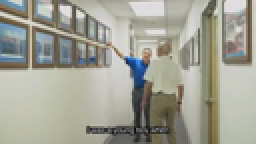
#> input picture .qual-scratch/dense_test/d_0001.png, 128 x 72 px (shown 2 times larger)
$ python qi_probe.py dense_test/d_0001.png
#> lines starting #> are read from the running program, lines starting #| are printed output that depends on the picture
"""Objective image quality probes for QUOTEIMAGE outputs (no mocks; measurements only)."""
from __future__ import annotations

import json
import sys
from pathlib import Path

import numpy as np
from PIL import Image, ImageChops, ImageFilter


def analyze(path: Path) -> dict:
    with Image.open(path) as im:
#> im is the input picture: PIL image 128x72 RGB; mean R, G, B 160.7, 160.8, 149
        im = im.convert("RGB")
    w, h = im.size
#> w = 128; h = 72
    gray = np.array(im.convert("L"), dtype=np.float32)
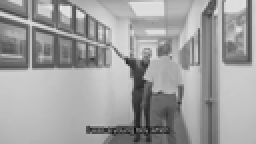
#> gray: shape (72, 128) float32 (shown 2 times larger); min 12, max 233, mean 159.4
    rgb = np.array(im, dtype=np.float32)

    # edge map (like gates use)
    g_pil = im.convert("L")
    edges = np.array(ImageChops.subtract(g_pil, g_pil.filter(ImageFilter.MinFilter(3))), dtype=np.uint8)
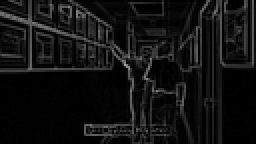
#> edges: shape (72, 128) (shown 2 times larger); min 0, max 165, mean 17.5
    edge_bin = edges > 35
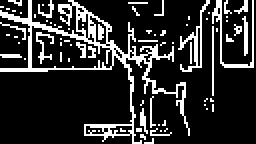
#> edge_bin: shape (72, 128) bool (shown 2 times larger); 17.9% white in thin lines or dots

    # row-wise edge density to find text blocks
    row_density = np.mean(edge_bin, axis=1)
#> row_density = 72 values, max 0.508 at index 34, min 0.0312 at index 36, mean 0.179
    blocks = []
    in_block = False
    start = 0
    for y, d in enumerate(row_density):
        if d > 0.015:
            if not in_block:
                in_block = True
                start = y
        else:
            if in_block:
                in_block = False
                if y - start >= 6:
                    blocks.append((start, y))
#> this loop made 72 passes
#> (d, in_block, start) on pass 1: (0.164, True, 0)
#> d on passes 2 to 7: 0.242, 0.227, 0.234, 0.219, 0.25, 0.281
#> after the loop, blocks = []; in_block = True; start = 0
    if in_block and h - start >= 6:
        blocks.append((start, h))

    strips = []
    for (y0, y1) in blocks[-8:]:
        seg = rgb[y0:y1, :, :]
        seg_g = gray[y0:y1, :]
        seg_e = edge_bin[y0:y1, :]
        # saturation
        mx = seg.max(axis=2)
        mn = seg.min(axis=2)
        sat = np.where(mx > 0, (mx - mn) / np.maximum(mx, 1), 0)
        strips.append(
            {
                "y": [int(y0), int(y1)],
                "h": int(y1 - y0),
                "mean": round(float(seg.mean()), 2),
                "std": round(float(seg.std()), 2),
                "sat_mean": round(float(sat.mean()), 4),
                "sat_std": round(float(sat.std()), 4),
                "edge_density": round(float(seg_e.mean()), 4),
                "uniqueness": round(float(len(np.unique(seg.reshape(-1, 3), axis=0))), 1),
            }
        )
#> this loop made 1 pass
#> (y0, y1) on pass 1: (0, 72)
#> pass 1, in analyze, `mx = seg.max(axis=2)`:
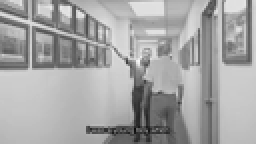
#> mx: shape (72, 128) float32 (shown 2 times larger); min 12, max 247, mean 164.7
#> pass 1, in analyze, `mn = seg.min(axis=2)`:
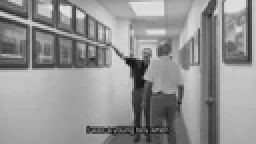
#> mn: shape (72, 128) float32 (shown 2 times larger); min 12, max 232, mean 145.9
#> pass 1, in analyze, `sat = np.where(mx > 0, (mx - mn) / np.maximum(mx, 1), 0)`:
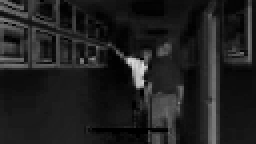
#> sat: shape (72, 128) float32 (shown 2 times larger); min 0, max 0.884, mean 0.126
#> after the loop, strips = 1 item

    # horizontal extent of text per strip: which columns have edge energy
    extents = []
    for (y0, y1) in blocks[-8:]:
        seg_e = edge_bin[y0:y1, :]
        col_has = np.where(seg_e.any(axis=0))[0]
        if len(col_has):
            extents.append([int(col_has[0]), int(col_has[-1])])
        else:
            extents.append(None)
#> after the loop, extents = [[0, 126]]

    # pairwise strip diffs (adjacent)
    diffs = []
    for i in range(len(blocks) - 1):
        a = blocks[i]
        b = blocks[i + 1]
        ha = a[1] - a[0]
        hb = b[1] - b[0]
        mh = min(ha, hb)
        sa = rgb[a[0] : a[0] + mh, :, :]
        sb = rgb[b[0] : b[0] + mh, :, :]
        d = float(np.mean(np.abs(sa - sb)))
        ea = edge_bin[a[0] : a[0] + mh, :]
        eb = edge_bin[b[0] : b[0] + mh, :]
        iou = float(np.sum(ea & eb) / max(1, np.sum(ea | eb)))
        diffs.append({"pair": [i, i + 1], "diff": round(d, 2), "iou": round(iou, 4)})
#> this loop made 0 passes
#> after the loop, diffs = []

    # dark row runs in bottom 45%
    b0 = int(h * 0.45)
#> b0 = 32
    bottom = gray[b0:, :]
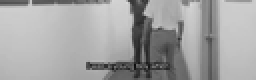
#> bottom: shape (40, 128) float32 (shown 2 times larger); min 12, max 217, mean 162
    row_means = bottom.mean(axis=1)
#> row_means = 40 values, max 184.7 at index 6, min 131.5 at index 34, mean 162
    overall = float(gray.mean())
#> overall = 159.4
    dark = (row_means < 20.0) | ((overall > 150.0) & (row_means < 55.0))
    max_dark = 0
    cur = 0
    for dd in dark:
        if dd:
            cur += 1
            max_dark = max(max_dark, cur)
        else:
            cur = 0
#> this loop made 40 passes

    # border edge density
    bw = w
#> bw = 128
    margin_x = max(8, int(bw * 0.015))
#> margin_x = 8
    left_d = float(edge_bin[b0:, :margin_x].mean() * 100)
#> left_d = 5
    right_d = float(edge_bin[b0:, -margin_x:].mean() * 100)
#> right_d = 4.06

    return {
        "path": str(path),
        "size": [w, h],
        "overall_mean": round(overall, 2),
        "overall_std": round(float(gray.std()), 2),
        "blocks": blocks[-8:],
        "strips": strips,
        "extents": extents,
        "adjacent_diffs": diffs,
        "max_dark_rows_bottom": int(max_dark),
        "border_density_pct": round(max(left_d, right_d), 3),
    }


def main() -> int:
    out = []
    for p in sys.argv[1:]:
        out.append(analyze(Path(p)))
    print(json.dumps(out, ensure_ascii=False, indent=1))
#> (printed output is left out)
    return 0


if __name__ == "__main__":
    raise SystemExit(main())
#> (the program exits here)

$ run again, on .qual-scratch/dense_test/d_0003.png
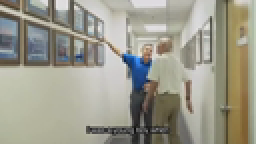
#> input picture .qual-scratch/dense_test/d_0003.png, 128 x 72 px (shown 2 times larger)
#> in analyze, im is the input picture: PIL image 128x72 RGB; mean R, G, B 155.4, 153.8, 140.1
#> in analyze, `edge_bin = edges > 35`:
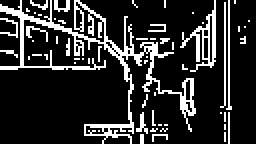
#> edge_bin: shape (72, 128) bool (shown 2 times larger); 17.4% white in thin lines or dots
#> row_density = 72 values, max 0.469 at index 33, min 0.0391 at index 71, mean 0.174
#> the loop in analyze, `for y, d in enumerate(row_density):` made 72 passes
#> (d, in_block, start) on pass 1: (0.125, True, 0)
#> after the loop in analyze, `for y, d in enumerate(row_density):`: blocks = []; in_block = True; start = 0
#> the loop in analyze, `for (y0, y1) in blocks[-8:]:` made 1 pass
#> (y0, y1) on pass 1: (0, 72)
#> after the loop in analyze, `for (y0, y1) in blocks[-8:]:`: strips = 1 item
#> after the loop in analyze, `for (y0, y1) in blocks[-8:]:`: extents = [[0, 124]]
#> after the loop in analyze, `for i in range(len(blocks) - 1):`: diffs = []
#> in analyze, `bottom = gray[b0:, :]`:
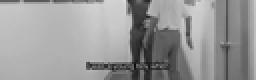
#> bottom: shape (40, 128) float32 (shown 2 times larger); min 10, max 222, mean 152.1
#> row_means = 40 values, max 173.2 at index 3, min 122.3 at index 34, mean 152.1
#> overall = 152.7
#> the loop in analyze, `for dd in dark:` made 40 passes
#> left_d = 5
#> right_d = 0
#> (printed output is left out)

$ run again, on .qual-scratch/dense_test/d_0004.png
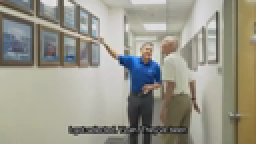
#> input picture .qual-scratch/dense_test/d_0004.png, 128 x 72 px (shown 2 times larger)
#> in analyze, im is the input picture: PIL image 128x72 RGB; mean R, G, B 152.3, 150.6, 138.4
#> in analyze, `edge_bin = edges > 35`:
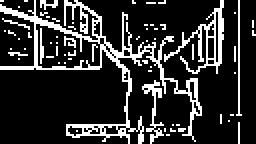
#> edge_bin: shape (72, 128) bool (shown 2 times larger); 18.3% white in thin lines or dots
#> row_density = 72 values, max 0.461 at index 34, min 0.0391 at index 37, mean 0.183
#> the loop in analyze, `for y, d in enumerate(row_density):` made 72 passes
#> (d, in_block, start) on pass 1: (0.148, True, 0)
#> after the loop in analyze, `for y, d in enumerate(row_density):`: blocks = []; in_block = True; start = 0
#> the loop in analyze, `for (y0, y1) in blocks[-8:]:` made 1 pass
#> (y0, y1) on pass 1: (0, 72)
#> after the loop in analyze, `for (y0, y1) in blocks[-8:]:`: strips = 1 item
#> after the loop in analyze, `for (y0, y1) in blocks[-8:]:`: extents = [[0, 127]]
#> after the loop in analyze, `for i in range(len(blocks) - 1):`: diffs = []
#> in analyze, `bottom = gray[b0:, :]`:
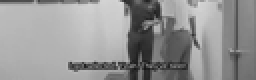
#> bottom: shape (40, 128) float32 (shown 2 times larger); min 22, max 219, mean 147.7
#> row_means = 40 values, max 167.8 at index 3, min 114.5 at index 34, mean 147.7
#> overall = 149.7
#> the loop in analyze, `for dd in dark:` made 40 passes
#> left_d = 5
#> right_d = 0.312
#> (printed output is left out)

$ run again, on .qual-scratch/dense_test/d_0005.png
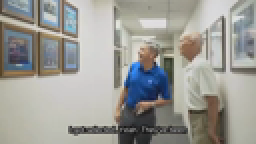
#> input picture .qual-scratch/dense_test/d_0005.png, 128 x 72 px (shown 2 times larger)
#> in analyze, im is the input picture: PIL image 128x72 RGB; mean R, G, B 155.4, 155.1, 149.9
#> edge_bin: shape (72, 128) bool; 17% white in thin lines or dots
#> row_density = 72 values, max 0.375 at index 62, min 0.0234 at index 45, mean 0.17
#> the loop in analyze, `for y, d in enumerate(row_density):` made 72 passes
#> (d, in_block, start) on pass 1: (0.0859, True, 0)
#> after the loop in analyze, `for y, d in enumerate(row_density):`: blocks = []; in_block = True; start = 0
#> the loop in analyze, `for (y0, y1) in blocks[-8:]:` made 1 pass
#> (y0, y1) on pass 1: (0, 72)
#> after the loop in analyze, `for (y0, y1) in blocks[-8:]:`: strips = 1 item
#> after the loop in analyze, `for (y0, y1) in blocks[-8:]:`: extents = [[0, 127]]
#> after the loop in analyze, `for i in range(len(blocks) - 1):`: diffs = []
#> in analyze, `bottom = gray[b0:, :]`:
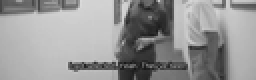
#> bottom: shape (40, 128) float32 (shown 2 times larger); min 22, max 218, mean 149.3
#> row_means = 40 values, max 169.9 at index 8, min 113 at index 34, mean 149.3
#> overall = 154.6
#> the loop in analyze, `for dd in dark:` made 40 passes
#> left_d = 4.06
#> right_d = 5.94
#> (printed output is left out)
